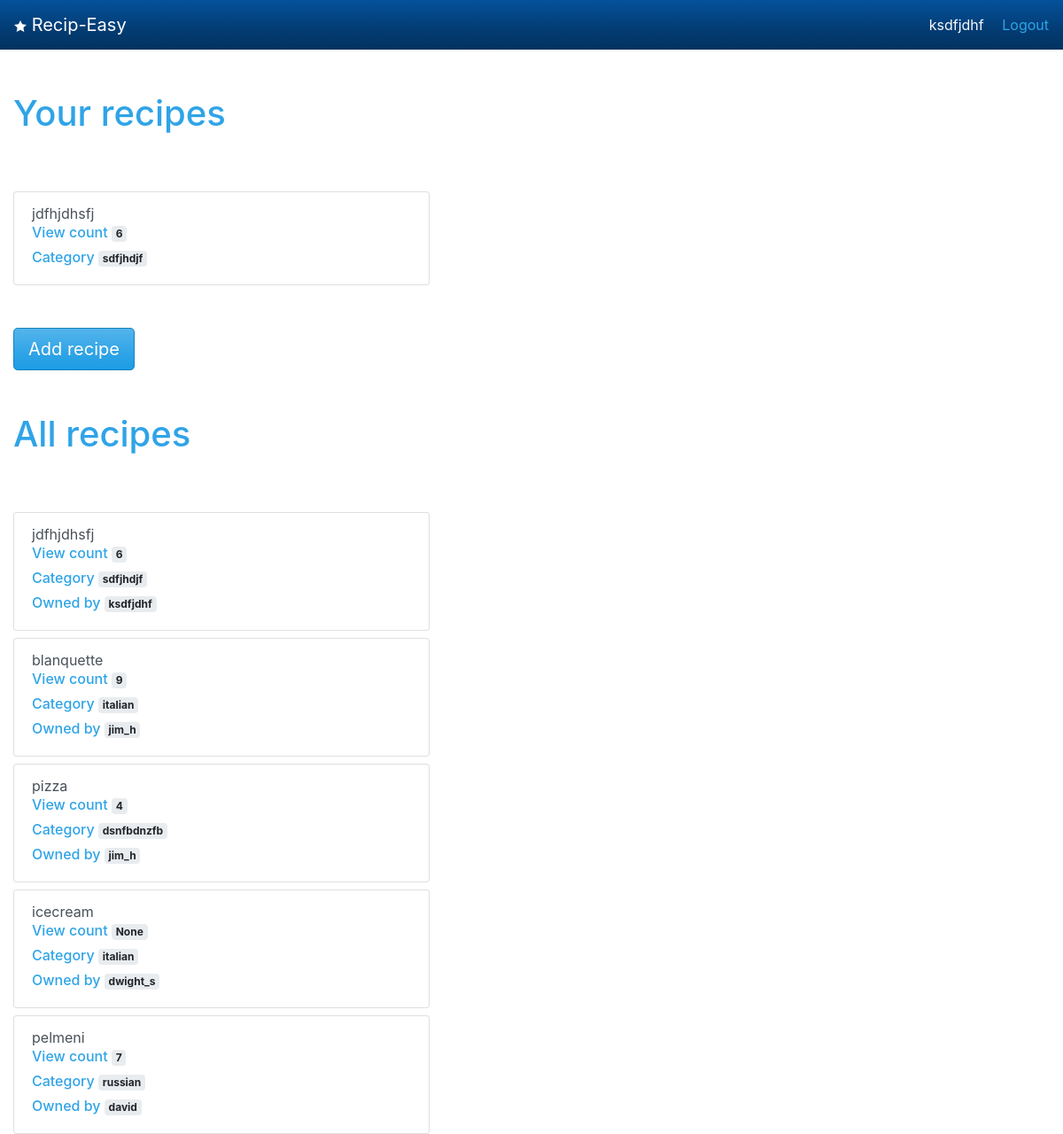
/recipes/ (signed in), run on the app's committed database.
### tables this page shows
CREATE TABLE user (
user_id INTEGER primary key AUTOINCREMENT,
username text NOT NULL,
password text NOT NULL
);

CREATE TABLE recipe (
recipe_id	integer PRIMARY KEY AUTOINCREMENT,
user_id integer,
title text NOT NULL,
image_URL text NOT NULL,
category text NOT NULL,
description text NOT NULL,
ingredients text NOT NULL,
count INTEGER,
CONSTRAINT "fk_recipe_user" FOREIGN KEY("user_id") REFERENCES "user"("user_id") ON DELETE NO ACTION ON UPDATE CASCADE
);

### app.py (the view)
@app.route("/")
@app.route("/recipes/")
def show_recipes():
    auth = Auth()
    if auth.is_logged_in():
        userid = auth.get_current_user()
        rec = Recipes()
        recipes = rec.get_recipes(userid)
        all_recipes = rec.get_all_recipes()
        return render_template('recipes.html', recipes=recipes, all_recipes=all_recipes)
    else:
        return redirect(url_for('login'))

### auth.py (called while the page is built)
    def is_logged_in(self):
        return 'username' in session

    def get_current_user(self):
        x = session['username']
        name = (x,)
        self.cursor.execute('''SELECT user.user_id FROM user WHERE username = (?)''', name)
        y = self.cursor.fetchone()
        self.conn.close()
        userid = int(y[0])
        return userid

### recipes.py (called while the page is built)
def tuples_to_dictionnary(tuples_list):
    new_list = []
    for row in tuples_list:
        new_dict_item = {
            'recipe_id': row[0],
            'user_id': row[1],
            'title': row[2],
            'image_URL': row[3],
            'category': row[4],
            'ingredients': row[6],
            'count': row[7],
            'owner': row[9],
        }
        new_list.append(new_dict_item)
    return new_list

    def get_recipes(self, user_id):
        query = '''
            SELECT * FROM recipe
            JOIN user
            ON user.user_id = recipe.user_id
            WHERE recipe.user_id = (?)
            ORDER BY count DESC '''
        self.cursor.execute(query, (user_id,))
        recipes_tuples = self.cursor.fetchall()
        recipes = tuples_to_dictionnary(recipes_tuples)
        return recipes

    def get_all_recipes(self):
        query = '''
            SELECT * FROM recipe
            JOIN user
            ON  user.user_id = recipe.user_id
            ORDER BY username DESC  '''
        self.cursor.execute(query)
        recipes_tuples = self.cursor.fetchall()
        recipes = tuples_to_dictionnary(recipes_tuples)
        self.connection.close()
        return recipes

### templates/recipes.html
{% extends "base.html" %}
{% block content %}
<div class="container-fluid">
	<div class="row mt-5">
		<div class="col-6">
			<h1>Your recipes</h1>
		</div>
	</div>
	<div class="row mt-5">
		<div class="col-5">
			{% for recipe in recipes %}
			<div class="list-group">
  				  <a href="{{ url_for('show_recipe', recipe_id = recipe.recipe_id) }}" class="list-group-item list-group-item-action mt-2">{{ recipe.title }} <span><h6>View count <span class="badge badge-secondary">{{ recipe.count }}</span></h6></span><span><h6>Category <span class="badge badge-secondary">{{ recipe.category }}</span></h6></span></a>
			</div>
			{% endfor %}
		</div>
	</div>
	<a href="{{ url_for('add_recipe') }}" class="btn btn-primary btn-lg active mt-5" role="button" aria-pressed="true">Add recipe</a>
	<div class="row mt-5">
		<div class="col-6">
			<h1>All recipes</h1>
		</div>
	</div>
	<div class="row mt-5">
		<div class="col-5">
			{% for recipe in all_recipes %}
			<div class="list-group">
  				<a href="{{ url_for('show_recipe', recipe_id = recipe.recipe_id) }}" class="list-group-item list-group-item-action mt-2">
  				  {{ recipe.title }}
  				  <span><h6>View count <span class="badge badge-secondary">{{ recipe.count }}</span></h6></span>
  				  <span><h6>Category <span class="badge badge-secondary">{{ recipe.category }}</span></h6></span>
  				  <span><h6>Owned by <span class="badge badge-secondary">{{ recipe.owner }}</span></h6></span>
  				</a>
			</div>
			{% endfor %}
		</div>
	</div>
</div>
{% endblock %}

### templates/base.html (shortened to what this page needs)
<!doctype html>
<html lang="en">
<head>
  <link rel="stylesheet" href="{{ url_for('static', filename='css/bootstrap.min.css') }}">
  <link rel="stylesheet" href="{{ url_for('static', filename='css/styles.css') }}">
</head>
<body>
  <nav class="navbar navbar-dark bg-dark">
    <a class="navbar-brand" href="">
      <img src="{{ url_for('static', filename='icons/star.svg') }}" />
      Recip-Easy
    </a>
      <div>
        <span class="text-light mr-3">{{ session['username'] }}</span>
        <a href="{{ url_for('logout') }}">Logout</a>
      </div>
  </nav>
  {% block content %}{% endblock %}
</body>
</html>

### data on the page
user: username "ksdfjdhf"
recipe: title "jdfhjdhsfj", count "6", category "sdfjhdjf", owner "ksdfjdhf"
recipe: title "blanquette", count "9", category "italian", owner "jim_h"
recipe: title "pizza", count "4", category "dsnfbdnzfb", owner "jim_h"
recipe: title "icecream", count "None", category "italian", owner "dwight_s"
recipe: title "pelmeni", count "7", category "russian", owner "david"
